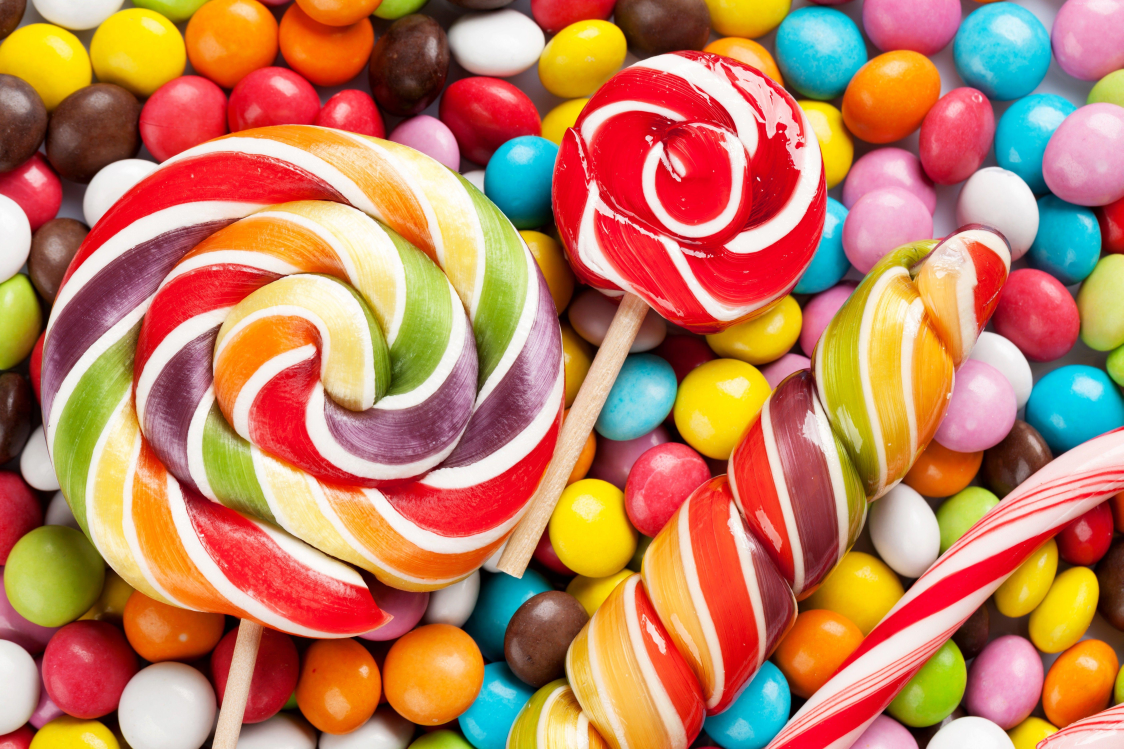
#> input picture Images/image_2.jpg, 5616 x 3744 px (shown at 1/5 size)
$ jupyter execute 'Color Identification in Images.ipynb'
#> lines starting #> are read from the running program, lines starting #| are printed output that depends on the picture
# Ali Iqtadar Jafri
### #gripmay21 - Computer Vision and IoT

## Task 2:- Color Identification in Images

[cell 1]
#importing necessary libraries
import cv2 as cv
import pandas as pd

[cell 2]
#loading the color dataframe (cvs file)
csv_path = 'colors.csv'

[cell 3]
#Reading CSV_file using Pandas and giving names to each column in our dataset:
index = ['color', 'color_name', 'hex', 'R', 'G', 'B']

#dataset does not have a header. we are passing a custom list of integers as a header.
df = pd.read_csv(csv_path, names=index, header=None)
#> (reads colors.csv from the repository)

[cell 4]
#reading image
img = cv.imread('Images/image_2.jpg')
#> img is the input picture: shape (3744, 5616, 3); mean B, G, R 95.1, 127.8, 190.2
img = cv.resize(img, (1920,1080))
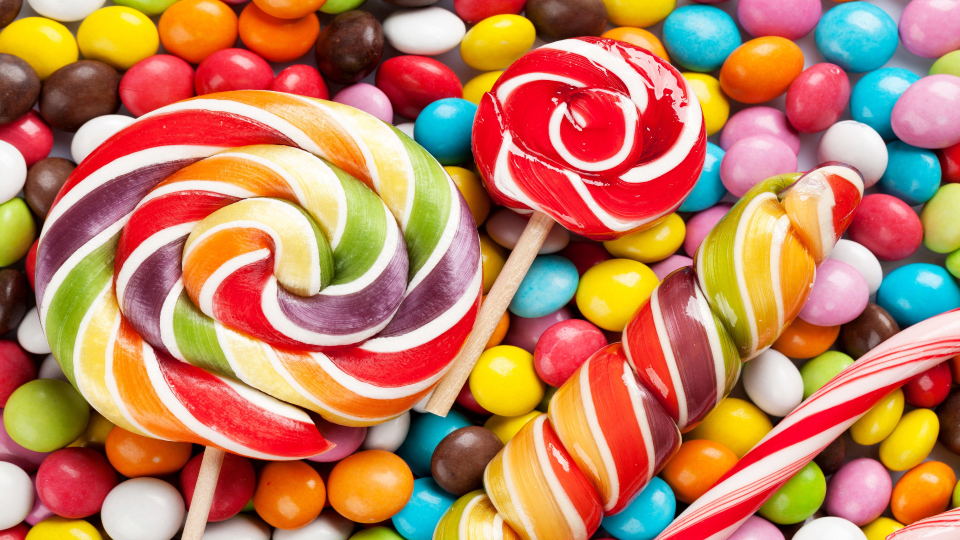
#> img: shape (1080, 1920, 3) (shown at 1/2 size); mean B, G, R 95, 127.7, 190.1

[cell 5]
#Function to calculate minimum distance between image color and all colors in our 'dataset'.And return the most matching color :
def get_color_name(R,G,B):
    minimum = 1000 # minimum threshold of intensity
    for i in range(len(df)):
        # getting intensity value from image
        d = abs(R - int(df.loc[i,'R'])) + abs(G - int(df.loc[i,'G'])) + abs(B - int(df.loc[i,'B']))
        if d <= minimum:
            minimum = d
            cname = df.loc[i, 'color_name'] # getting color name if intensity is less than threshold
    return cname

[cell 6]
#setting status as false unless Mouse move
clicked = False

#getting R, G & B data from mouse cursor position on X-Y Plane
r = g = b = xpos = ypos = 0

# Function to draw mouse cursor for easy navigation and to get (x,y) coordinates to Extract BGR range of colors :

def draw_function(event, x, y, flags, params):
    if event == cv.EVENT_MOUSEMOVE:
        global b, g, r, xpos, ypos, clicked
    clicked = True
    xpos = x
    ypos = y
    b,g,r = img[y,x]
    b = int(b)
    g = int(g)
    r = int(r)

[cell 7]
cv.namedWindow('image')
cv.setMouseCallback('image', draw_function)

[cell 8]
# Function to draw the results. Which shows that which color name is in the particular Area of the image:

while True:
    cv.imshow('image', img)
    if clicked:
        cv.rectangle(img, (20,20), (600,80), (b,g,r), -1)
        text = get_color_name(r,g,b) + ' R=' + str(r) + ' G=' + str(g) + ' B=' + str(b)
        cv.putText(img, text, (50,50), 2,0.8, (255,255,255),2,cv.LINE_AA)
        if r+g+b >=600:
            cv.putText(img, text, (50,50), 2,0.8, (0,0,0),2,cv.LINE_AA)
    if cv.waitKey(1) & 0xFF == ord('q'):
#> (key q is pressed here)
